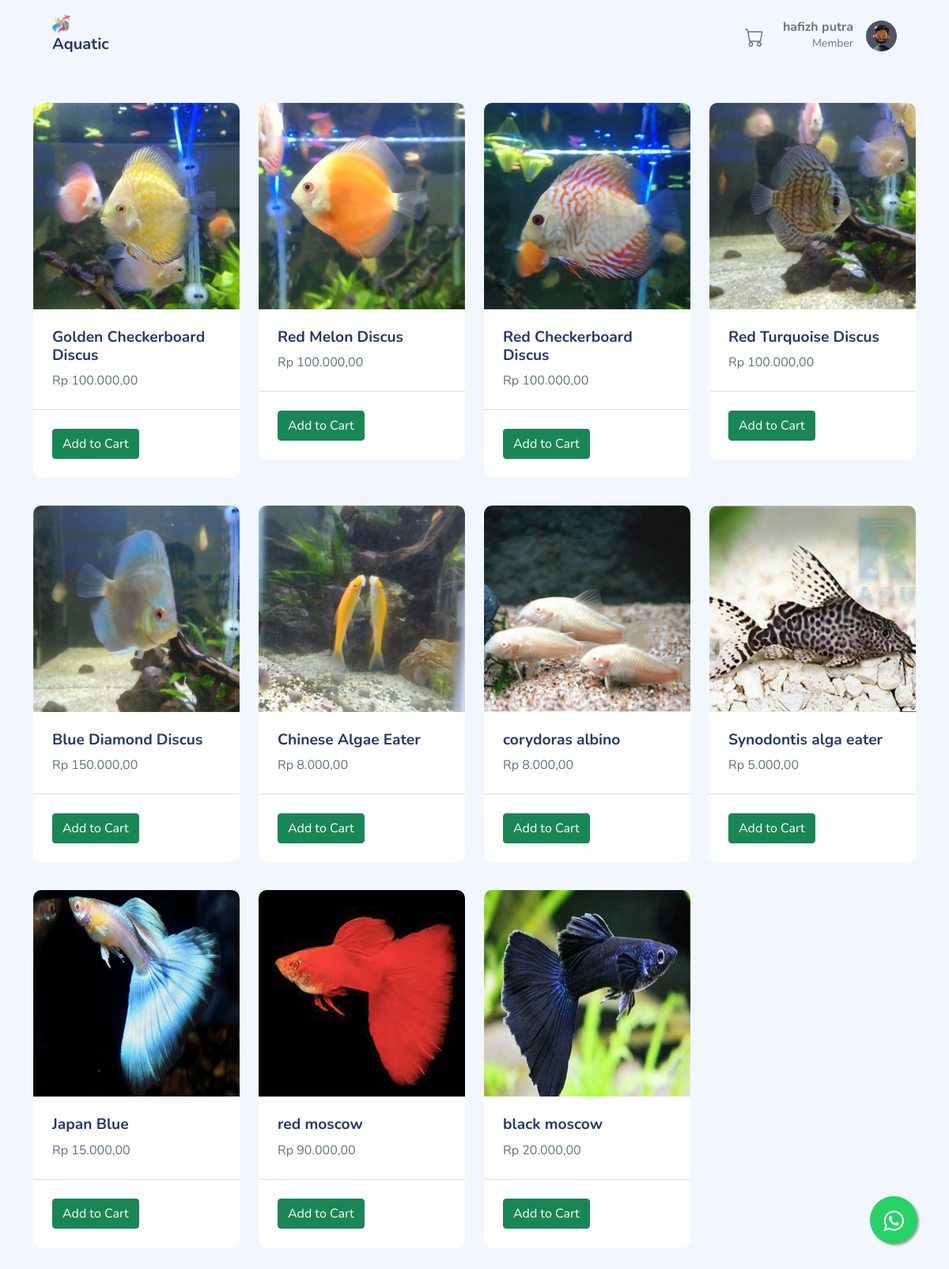
Page /toko_online2/index.php?page=pelanggan&aksi=getKategoriByid&id=14 (signed in) on the committed database.
### tables this page shows
CREATE TABLE `produk` (
  `id_produk` int(11) NOT NULL,
  `id_kategori` int(11) DEFAULT NULL,
  `gambar_produk` varchar(100) DEFAULT NULL,
  `nama_produk` varchar(100) DEFAULT NULL,
  `harga_produk` varchar(100) DEFAULT NULL,
  `stok_produk` varchar(100) DEFAULT NULL
);

### toko_online2/Controller/PelangganController.php (called while the page is built, shortened)
<?php
class PelangganController
{
    private $model;
    public function __construct()
    {
        $this->model = new PelangganModel();
    }
        public function getDataKategoriById()
        {
            $id = $_GET['id'];
            $kategoribyid = $this->model->getKategoriById($id);
            extract($kategoribyid);
            require_once("View/pelanggan/kategori.php");
        }
}

### toko_online2/Koneksi.php (called while the page is built)
<?php
function koneksi()
{
    $db_host = "localhost";
    $db_user = "root";
    $db_password = "";
    $db_database = "toko_online";
    try {
        return new mysqli($db_host,$db_user,$db_password,$db_database);
    } catch (exception $e) {
        echo "Terjadi kesalahan koneksi database";
    }
}

### toko_online2/Model/PelangganModel.php (called while the page is built, shortened)
<?php
class PelangganModel
{
    public function getKategoriById($id)
    {
        $sql = "SELECT produk.id_produk,
        kategori.id_kategori,
        kategori.nama_kategori,
       produk.gambar_produk,
       produk.nama_produk,
       produk.harga_produk,
       produk.stok_produk
       from produk
       JOIN kategori ON (produk.id_kategori = kategori.id_kategori)
       Where produk.id_kategori = '$id'";
        $query = koneksi()->query($sql);
        $hasil = [];
        while ($data = $query->fetch_assoc()) {
            $hasil[] = $data;
        }
        return $hasil;
    }
}

### toko_online2/Model/kode.php (called while the page is built, shortened)
<?php
    function formatRupiah($harga)
    {
    $formating = "Rp " . number_format($harga, 2, ',', '.');
    return $formating;
    }

### toko_online2/View/pelanggan/kategori.php (the view, shortened to what this page needs)
<!DOCTYPE html>
<html lang="en">
<head>
  <link rel="stylesheet" href="assets/css/bootstrap.css" />
  <link rel="stylesheet" href="assets/css/app.css" />
  <link rel="stylesheet" href="https://cdnjs.cloudflare.com/ajax/libs/toastr.js/latest/toastr.min.css" />
  <link rel="stylesheet" href="assets/css/whatsapp.css" />
</head>
<body>
<link rel="stylesheet" href="https://maxcdn.bootstrapcdn.com/font-awesome/4.5.0/css/font-awesome.min.css">
<a href="https://wa.me/qr/MSHC5OAWNKHQE1" class="float" target="_blank">
<i class="fa fa-whatsapp my-float"></i>
</a>
<br>
  <div class="container">
    <div class="row">
      <?php foreach ($kategoribyid as $item) : ?>
        <div class="col-xl-3 col-lg-6 col-md-4 col-sm-6">
          <div class="card">
            <img src="upload/<?= $item['gambar_produk'] ?>" class="card-img-top img-fluid" alt="singleminded" />
            <div class="card-body ">
              <h5 class="card-title"><?= $item['nama_produk'] ?></h5>
              <p class="card-text"><?= formatRupiah($item['harga_produk']) ?></p>
            </div>
            <div class="card-footer d-flex justify-content-between">
              <a href="index.php?page=pelanggan&aksi=tambahKeranjang&id=<?= $item['id_produk'] ?>" id="addtocart" class="btn btn-success">Add to Cart</a>
            </div>
          </div>
        </div>
      <?php endforeach; ?>
    </div>
  </div>
</body>
</html>

### toko_online2/assets/css/app.css (style rules this page uses)
.btn.btn-danger,.btn.btn-info,.btn.btn-primary,.btn.btn-secondary,.btn.btn-success,.btn.btn-warning { color:#fff }
.card { margin-bottom:2.2rem;border:none }
.card .card-title { font-size:1.2rem }
.card .card-body { padding:1.5rem }
a { text-decoration:none }

### toko_online2/assets/css/whatsapp.css (style rules this page uses)
.float { position: fixed; width: 60px; height: 60px; bottom: 40px; right: 40px; background-color: #25d366; color: #fff; border-radius: 50px; text-align: center; font-size: 30px; box-shadow: 2px 2px 3px #999; z-index: 100; }
.my-float { margin-top: 16px; }

### rows in the picture
produk: gambar_produk (picture), nama_produk "Golden Checkerboard Discus", harga_produk "Rp 100.000,00"
produk: gambar_produk (picture), nama_produk "Red Melon Discus", harga_produk "Rp 100.000,00"
produk: gambar_produk (picture), nama_produk "Red Checkerboard Discus", harga_produk "Rp 100.000,00"
produk: gambar_produk (picture), nama_produk "Red Turquoise Discus", harga_produk "Rp 100.000,00"
produk: gambar_produk (picture), nama_produk "Blue Diamond Discus", harga_produk "Rp 150.000,00"
produk: gambar_produk (picture), nama_produk "Chinese Algae Eater", harga_produk "Rp 8.000,00"
produk: gambar_produk (picture), nama_produk "corydoras albino", harga_produk "Rp 8.000,00"
produk: gambar_produk (picture), nama_produk "Synodontis alga eater", harga_produk "Rp 5.000,00"
produk: gambar_produk (picture), nama_produk "Japan Blue", harga_produk "Rp 15.000,00"
produk: gambar_produk (picture), nama_produk "red moscow", harga_produk "Rp 90.000,00"
produk: gambar_produk (picture), nama_produk "black moscow", harga_produk "Rp 20.000,00"

### other values in the picture
$_SESSION['username_member']['nama_member'] "hafizh putra"
